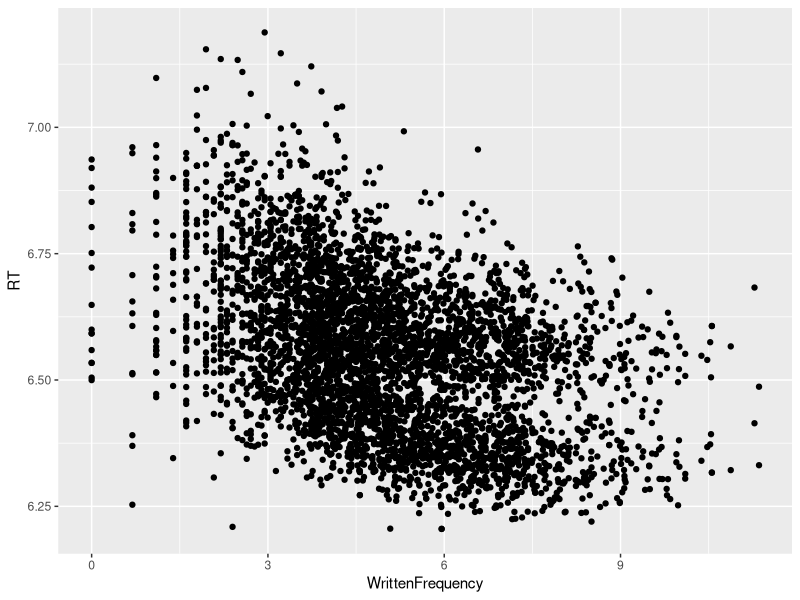
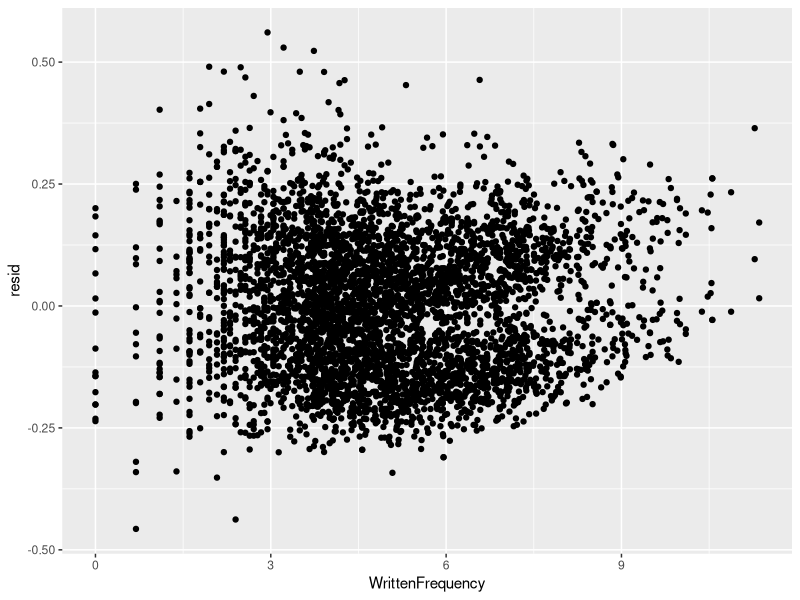
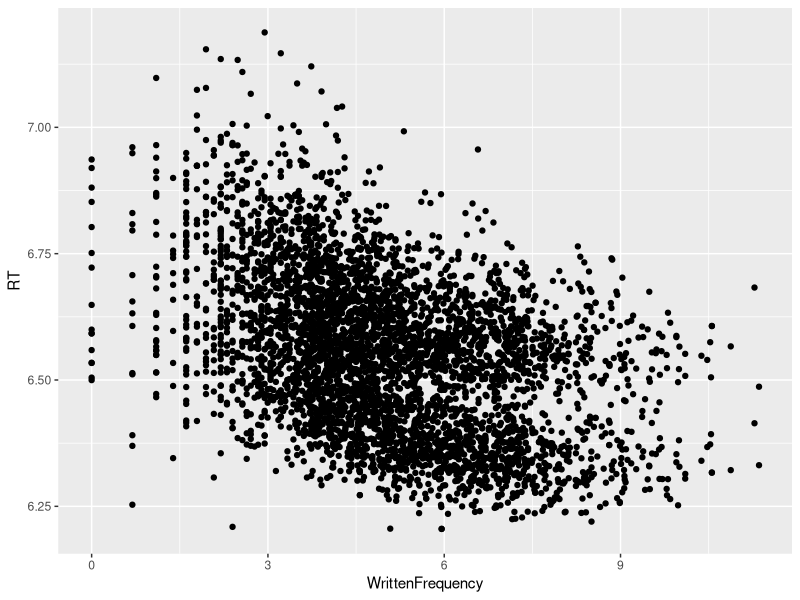
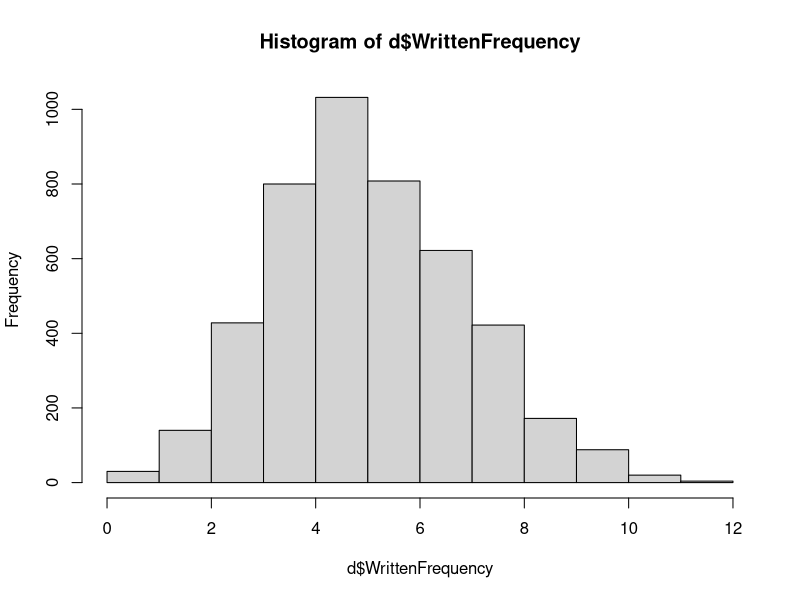
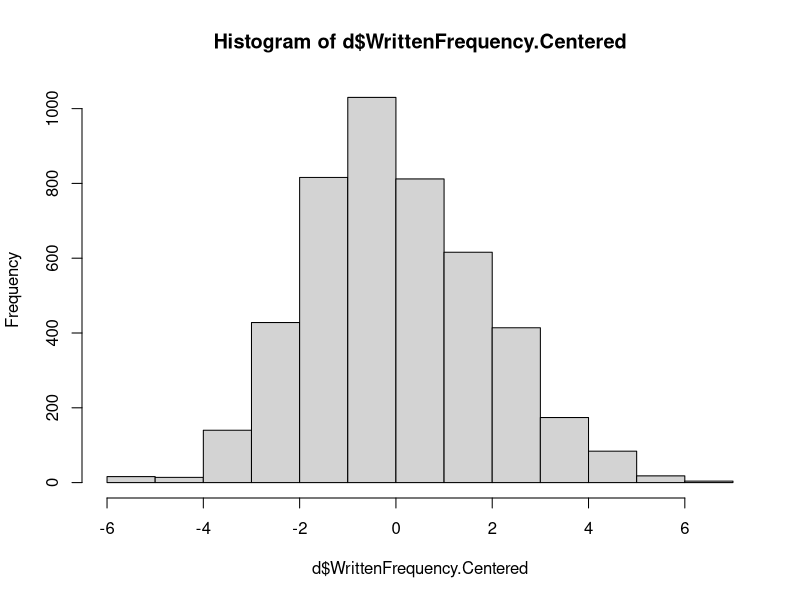
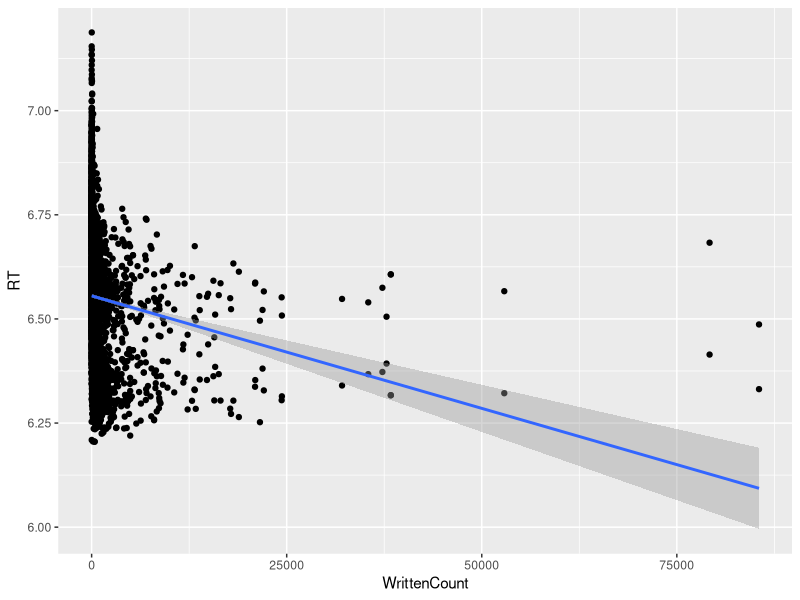
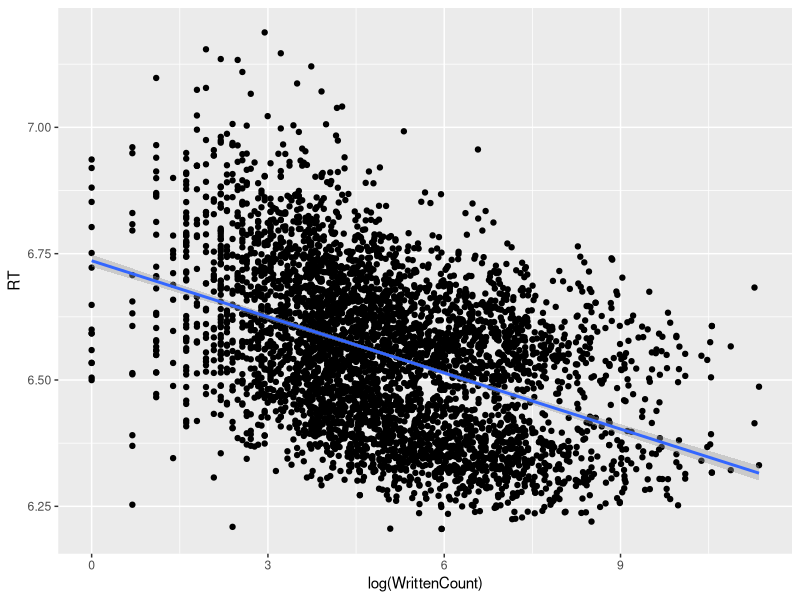
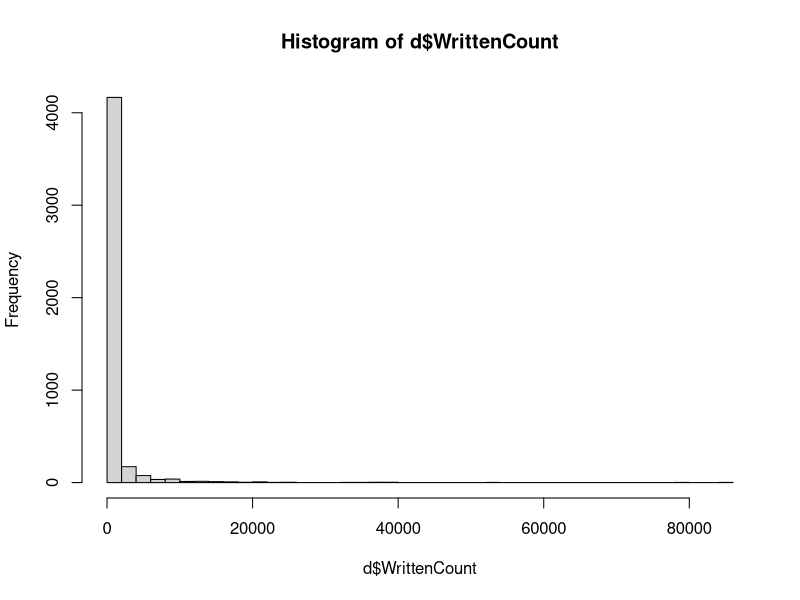

Here is the R script that generated these plots, in order:
## ---- chunk 1
library(tidyverse)
## ---- chunk 2
d = read_csv("../pset2/english.csv")
d$RT = d$RTlexdec
## ---- chunk 3
ggplot(d, aes(x=WrittenFrequency, y=RT)) + geom_point()

summary(lm(data=d, RT ~ Familiarity))
summary(lm(data=d, RT ~ WrittenFrequency))

l.written = lm(data=d, RT ~ WrittenFrequency)
d$resid = residuals(l.written)

ggplot(d, aes(x=WrittenFrequency, resid)) + geom_point()
ggplot(d, aes(x=WrittenFrequency, RT)) + geom_point()


filter(d, WrittenFrequency > 10)
d$Prediction.L = predict(l.written)

select(d, Word, WrittenFrequency, RT, Prediction.L) %>%
  filter(WrittenFrequency > 10)
## ---- chunk 4
# r: correlation coefficient
cor(d$Familiarity, d$RT)
cor(d$WrittenFrequency, d$RT)
## ---- chunk 5
l.written = lm(data=d, RT ~ WrittenFrequency)
# y = mx + b
# y = m*0 + b
# y = b

hist(d$WrittenFrequency)
d$WrittenFrequency.Centered = 
  d$WrittenFrequency - mean(d$WrittenFrequency)

hist(d$WrittenFrequency.Centered)
mean(d$WrittenFrequency.Centered)

# use the centered variable to run our regression
l.written.centered = lm(data=d, RT ~ WrittenFrequency.Centered)
summary(l.written.centered)
# y = mx + b
## ---- chunk 6
summary(l.written)
summary(l.written.centered)

# y = mx + b
## ---- chunk 7
d$WrittenCount = exp(d$WrittenFrequency)
d$WrittenCount
select(d, Word, WrittenCount)

ggplot(d, aes(x=WrittenCount, y=RT)) +
  geom_point() +
  geom_smooth(method=lm)

ggplot(d, aes(x=log(WrittenCount), y=RT)) +
  geom_point() +
  geom_smooth(method=lm)


hist(d$WrittenCount, breaks=60)

# rank
d$Rank = rank(d$WrittenCount)
plot(d$Rank, d$WrittenCount)
plot(d$Rank, log(d$WrittenCount))

l.writtencount = lm(RT ~ WrittenCount, data=d)
summary(l.writtencount)

log2(2)
log2(4)
log2(8)
log2(16)
log2(1024)
log2(1000000)
log2(2 * 1000000)

hist(d$WrittenCount, breaks=50)

l.writtencount
l.written.centered

#written count 30000
# written count 100000
# y = mx + b
6.55 + 30000 * -.03
6.55 + 100000 * -.03

log(30000)
log(100000)


## ---- chunk 8
ggplot(d, aes(x=exp(WrittenFrequency), y=exp(RT))) + geom_point()
ggplot(d, aes(x=log(exp(WrittenFrequency)), y=log(exp(RT)))) + geom_point()

## ---- chunk 9
ggplot(d, aes(x=CorrectLexdec, y=RT)) + geom_point() +
  geom_smooth(method=lm)
filter(d, CorrectLexdec > 14, CorrectLexdec < 16)

l.correct = lm(data=d, RT ~ CorrectLexdec)
summary(l.correct)

# artifically put more data on the left side of the plot
e = bind_rows(d, filter(d, CorrectLexdec < 10))
e = bind_rows(e, filter(d, CorrectLexdec < 10))

ggplot(e, aes(x=CorrectLexdec, y=RT)) + geom_point() +
  geom_smooth(method=lm)

d$CorrectLexdec.2 = d$CorrectLexdec * d$CorrectLexdec
l.correct.2 = lm(data=d, RT ~ CorrectLexdec + CorrectLexdec.2)
summary(l.correct.2)

d$DifferenceFrom15 = abs(d$CorrectLexdec - 15)

ggplot(d, aes(x=DifferenceFrom15, y=RT)) + geom_point() +
  geom_smooth(method=lm)

l.correct.3 = lm(data=d, RT ~ DifferenceFrom15)
summary(l.correct.3)
summary(l.correct)

d$RT.1000 = d$RT + 1000
ggplot(d, aes(x=DifferenceFrom15, y=RT.1000)) + geom_point() +
  geom_smooth(method=lm)

